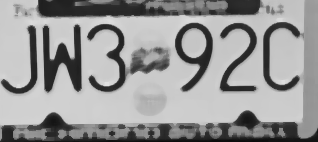
#> input picture output.png, 318 x 142 px
$ jupyter execute --allow-errors OCR.ipynb   (older library calls are emulated)
#> lines starting #> are read from the running program, lines starting #| are printed output that depends on the picture; after the words box and inside, x2 and y2 are one past the last pixel; in counts of white or black regions, pixels touching at a corner belong together
#> further down, LP is the input picture: shape (142, 318); min 10, max 224, mean 151.6
[cell 1]
import numpy as np
import pandas as pd
import math
from matplotlib import pyplot as plt
import cv2 as cv2
import csv
from numpy import genfromtxt
import sys
from sklearn.preprocessing import StandardScaler, MinMaxScaler
from sklearn.pipeline import Pipeline
from sklearn.svm import SVC
from sklearn.metrics import accuracy_score, classification_report
from sklearn.model_selection import train_test_split
from sklearn.naive_bayes import GaussianNB

[cell 2]
def get_bounding_box(image):
    median_LP = cv2.GaussianBlur(image,(5,5),0)
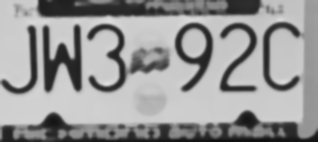
#> median_LP: shape (142, 318); min 13, max 223, mean 151.6
    CannyEdge_LP = cv2.Canny(median_LP , 200 , 250)
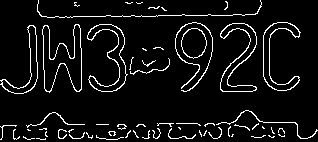
#> CannyEdge_LP: shape (142, 318); 6.9% white in thin lines or dots

    LP_show_contours = LP.copy()
    _,contours, hierarchy=cv2.findContours(CannyEdge_LP.copy(),cv2.RETR_LIST,cv2.CHAIN_APPROX_NONE)
#> contours = 65 contours, 50 with area under 20; largest, box (x1, y1, x2, y2) and area: (42, 24, 82, 93) 1394, (42, 24, 82, 92) 1364, (220, 23, 257, 92) 849, (87, 24, 128, 92) 834, (220, 23, 257, 92) 763

    for c in contours:
        x,y,w,h = cv2.boundingRect(c)
        cv2.rectangle(LP_show_contours,(x,y),(x+w,y+h),2)
#> this loop made 65 passes
#> (x, y, w, h) on passes 1 to 12: (36, 138, 10, 2), (23, 136, 12, 4), (268, 135, 7, 3), (251, 135, 15, 3), (96, 135, 28, 5), (278, 134, 7, 3), (231, 134, 3, 3), (86, 132, 7, 7), (69, 132, 16, 7), (108, 131, 8, 5), (45, 131, 3, 6), (203, 130, 4, 6)
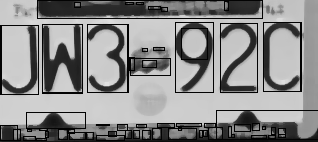
#> LP_show_contours: shape (142, 318); 8.95% of pixels changed, all inside (x1, y1, x2, y2) = (0, 0, 318, 141)

    # define constrain of bounding box
    bounding_height_constraint = LP.shape[0] * 0.2
#> bounding_height_constraint = 28.4
    bounding_width_constraint = LP.shape[1] * 0.05
#> bounding_width_constraint = 15.9

    # find letter that satisfied the contrain
    bounding_box = []
    for c in contours:
        x,y,w,h = cv2.boundingRect(c)
        if h / float(w) > 2.5 or h / float(w) < 1.5:
            continue
        if (w >= bounding_width_constraint and h >= bounding_height_constraint):
            bounding_box.append([x-1,y-1,w+1,h+1])
#> after the loop, bounding_box = [[0, 24, 38, 70], [86, 23, 41, 69], [41, 23, 41, 69], [-1, 24, 39, 70], [219, 22, 38, 70], [86, 23, 42, 69], [41, 23, 41, 70], [262, 21, 38, 70], [219, 22, 38, 70], [262, 21, 39, 70], [174, 21, 39, 71]]

    LP_show_box = LP.copy()

    for c in bounding_box:
        x,y,w,h = c
        cv2.rectangle(CannyEdge_LP,(x,y),(x+w,y+h),1)
#> this loop made 11 passes
#> CannyEdge_LP: shape (142, 318); 3.3% of pixels changed, all inside (x1, y1, x2, y2) = (0, 21, 302, 95)
    #     plt.imshow(CannyEdge_LP, cmap = 'gray')
    #     plt.show()

    # remove the duplicate
    bounding_box.sort()
    bounding_box = [bounding_box[i] for i in range(len(bounding_box)) if i == 0 or bounding_box[i] != bounding_box[i-1]]
#> bounding_box = [[-1, 24, 39, 70], [0, 24, 38, 70], [41, 23, 41, 69], [41, 23, 41, 70], [86, 23, 41, 69], [86, 23, 42, 69], [174, 21, 39, 71], [219, 22, 38, 70], [262, 21, 38, 70], [262, 21, 39, 70]]

    return bounding_box , CannyEdge_LP

[cell 3]
def feature_engineering(image, bounding_box):
    x,y,w,h = bounding_box
    onpix = 0
    total_x_bar = 0;
    total_y_bar = 0;
    for i in range(x+w):
        for j in range(y+h):
            if (image[j][i] == 255):
                onpix = onpix + 1;
                total_x_bar = total_x_bar + (i - x);
                total_y_bar = total_y_bar + (j - y);

    total_x_variance = 0;
    total_y_variance = 0;
    for i in range(x+w):
        for j in range(y+h):
            if (image[j][i] == 255):
                total_x_variance = total_x_variance + ( ((i - x) - total_x_bar) * ((i - x) - total_x_bar) )
                total_y_variance = total_y_variance + ( ((j - y) - total_y_bar) * ((j - y) - total_y_bar) )


    x_bar = total_x_bar / onpix
    y_bar = total_y_bar / onpix
    x2bar = total_x_variance / onpix
    y2bar = total_y_variance / onpix

    return (onpix , x_bar , y_bar , x2bar , y2bar)

[cell 4]
# Get X and y

# train = pd.read_csv("train.csv")
# y = train["letter"]
# del train["letter"]
# X = train

[cell 5]
# training SVM model

# clf = Pipeline([
#   ('normalization', MinMaxScaler(feature_range = (0,1))),
#   ('GaussianNB', GaussianNB())
# ])

# clf.fit(X, y)

[cell 6]
# [6 lines of commented-out code are left out]

[cell 7]
LP = cv2.imread('output.png',0)
bounding_box , CannyEdge_LP = get_bounding_box(LP)
for c in bounding_box:
    x,y,w,h = c
    cv2.rectangle(LP,(x,y),(x+w,y+h),1)
    plt.imshow(LP, cmap = 'gray')
    plt.show()
#> this loop made 10 passes
#> pass 1, `plt.show()`:
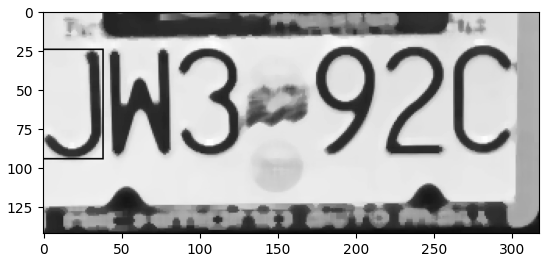
#> figure drawn by matplotlib, 1 panel
#> after the loop:
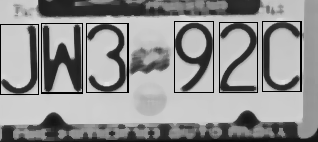
#> LP: shape (142, 318); 3.3% of pixels changed, all inside (x1, y1, x2, y2) = (0, 21, 302, 95)
bounding_box
#> Out has the same summary as bounding_box in get_bounding_box

[cell 8]
# [5 lines of commented-out code are left out]

[cell 9]
# SIFT for OCR

# Cite: https://opencv-python-tutroals.readthedocs.io/en/latest/py_tutorials/py_feature2d/py_feature_homography/py_feature_homography.html
def match_letters(LP, letter):
#     MIN_MATCH_COUNT = 3

    img1 = LP               # queryImage
    img2 = letter           # trainImage

    # Initiate SIFT detector
    sift = cv2.xfeatures2d.SIFT_create()

    # find the keypoints and descriptors with SIFT
    kp1, des1 = sift.detectAndCompute(img1,None)
    kp2, des2 = sift.detectAndCompute(img2,None)

    FLANN_INDEX_KDTREE = 0
    index_params = dict(algorithm = FLANN_INDEX_KDTREE, trees = 5)
    search_params = dict(checks = 50)

    flann = cv2.FlannBasedMatcher(index_params, search_params)

    matches = flann.knnMatch(des1,des2,k=2)

    # store all the good matches as per Lowe's ratio test.
    good = []
    for m,n in matches:
        if m.distance < 0.7*n.distance:
            good.append(m)

# [4 lines of commented-out code are left out]
    return len(good)

[cell 10]
base_images = ["A" , "B" , "C" , "D" , "E" , "F" , "G" , "H" ,  "I" , "J" , "K" , "L" , "M" , "N" , "O" , "P" , "Q",
              "R" , "S" , "T", "U" , "V" , "W" , "X" , "Y" , "Z" , "0" , "1" , "2" , "3" , "4" , "5" , "6" , "7" ,
              "8" , "9"]
LP_recognize = []
index = 0
LP = cv2.imread('output.png',0)
bounding_box , CannyEdge_LP = get_bounding_box(LP)
#> the loop in get_bounding_box (call 2), `for c in contours:` made 65 passes
#> the loop in get_bounding_box (call 2), `for c in contours:` made 65 passes
#> the loop in get_bounding_box (call 2), `for c in bounding_box:` made 11 passes
